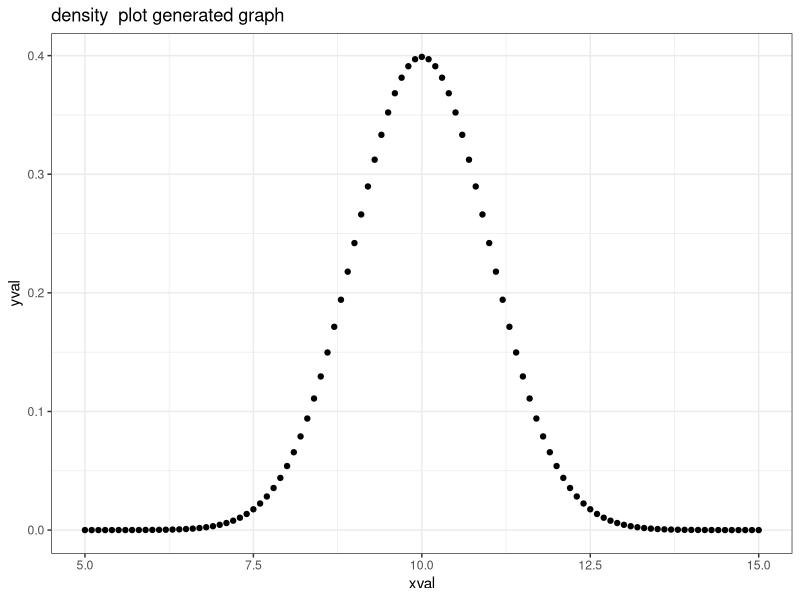
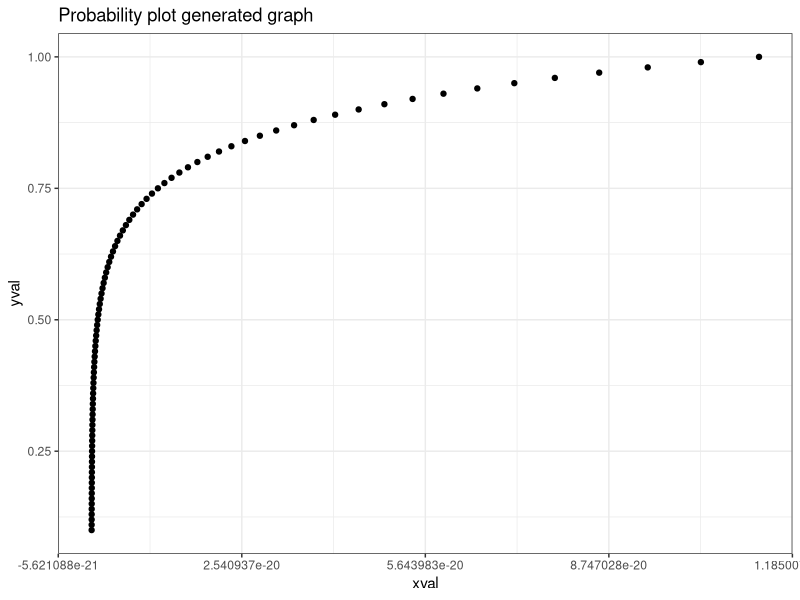
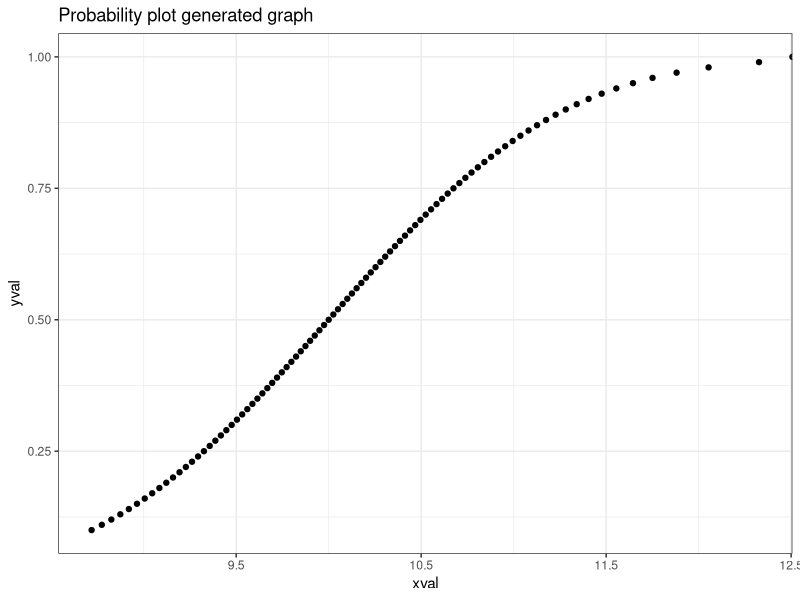
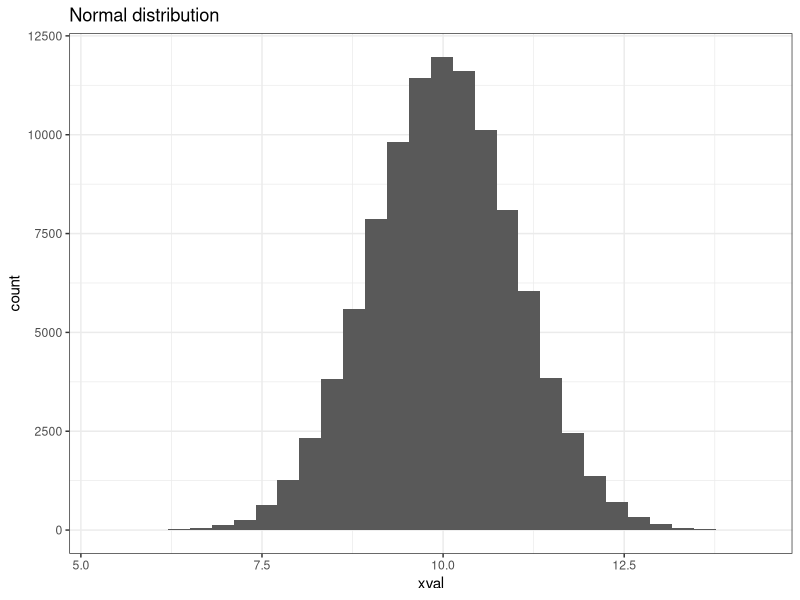
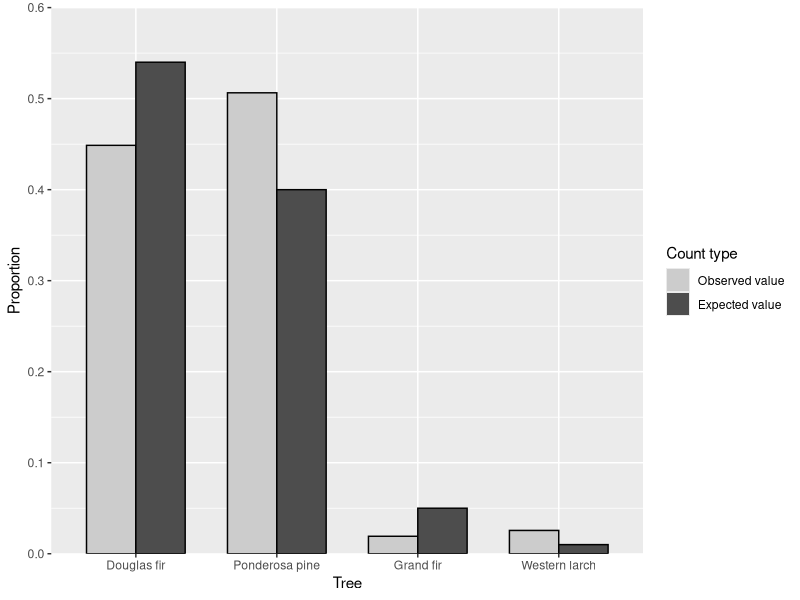
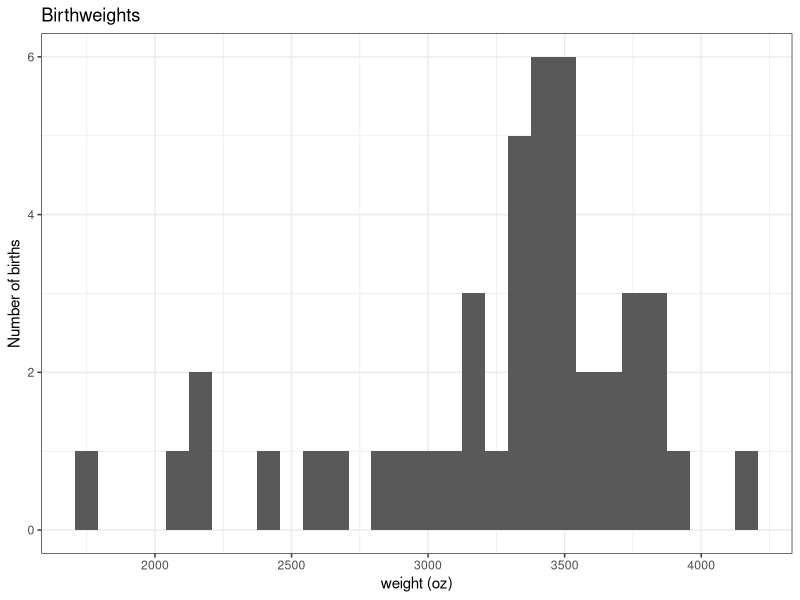
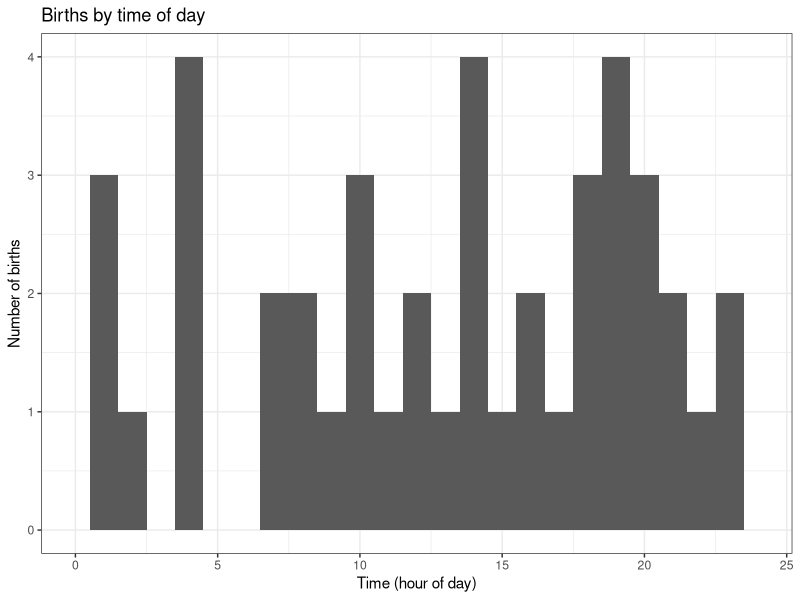
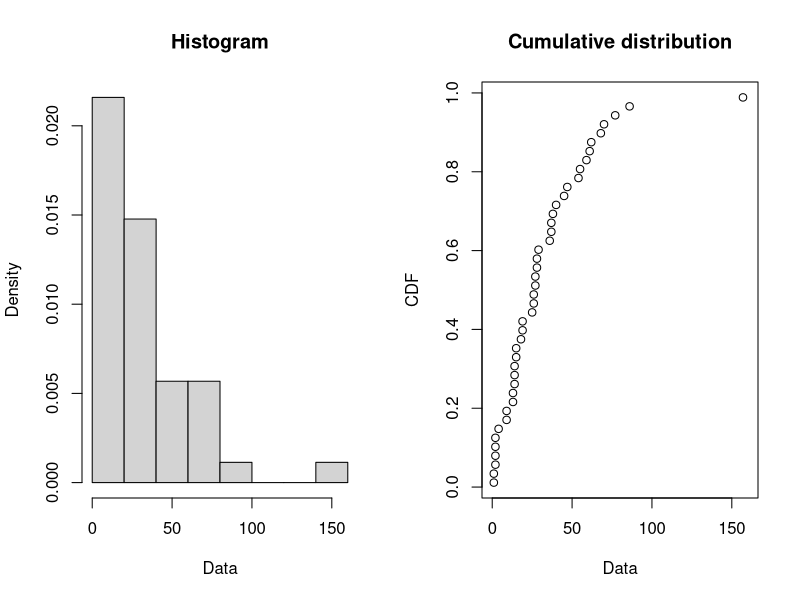

Write R code to recreate these figures, in order.
## ---- chunk 1
library(dplyr)
library(magrittr)
library(tidyr)
library(ggplot2)
library(foreach)
library(fitdistrplus)
## ---- chunk 2
xval <- seq(5, 15, by = 0.1)
yval <- dnorm(xval, 10, 1)
## ---- chunk 3
normexample <- data.frame(xval, yval)
ggplot(normexample) + geom_point(aes(xval, yval)) + theme_bw() + ggtitle("density  plot generated graph")
## ---- chunk 4
yval <- seq(0.1, 1, by = 0.01)
xval <- pnorm(yval, 10, 1)
## ---- chunk 5
normalexample <- data.frame(xval, yval)
ggplot(normalexample) + geom_point(aes(xval, yval)) + theme_bw() + ggtitle("Probability plot generated graph")
## ---- chunk 6
xval <- qnorm(yval, 10, 1)
## ---- chunk 7
normalexample <- data.frame(xval, yval)
ggplot(normalexample) + geom_point(aes(xval, yval)) + theme_bw() + ggtitle("Probability plot generated graph")
## ---- chunk 8
xval <- rnorm(100000, 10, 1)
## ---- chunk 9
normaldensity <- data.frame(xval)
ggplot(normaldensity) + geom_histogram(aes(xval)) + theme_bw() + ggtitle("Normal distribution")
## ---- chunk 10
Input =("
Tree              Value      Count   Total Proportion  Expected
'Douglas fir'     Observed   70      156   0.4487      0.54
'Douglas fir'     Expected   54      100   0.54        0.54
'Ponderosa pine'  Observed   79      156   0.5064      0.40
'Ponderosa pine'  Expected   40      100   0.40        0.40
'Grand fir'       Observed    3      156   0.0192      0.05
'Grand fir'       Expected    5      100   0.05        0.05
'Western larch'   Observed    4      156   0.0256      0.01
'Western larch'   Expected    1      100   0.01        0.01
")
  
Forage = read.table(textConnection(Input),header=TRUE)
## ---- chunk 11
Forage = 
mutate(Forage,
       Tree = factor(Tree, levels=unique(Tree)),
       Value = factor(Value, levels=unique(Value))
       )
## ---- chunk 12
ggplot(Forage, 
   aes(x = Tree, y = Proportion, fill = Value))  +
       geom_bar(stat="identity", position = "dodge", width = 0.7) +
       geom_bar(stat="identity", position = "dodge", 
                colour = "black", width = 0.7, 
                show.legend = FALSE)  +
                scale_y_continuous(breaks = seq(0, 0.60, 0.1), 
                limits = c(0, 0.60), 
                expand = c(0, 0))  +
       scale_fill_manual(name = "Count type" , 
                 values = c('grey80', 'grey30'), 
                 labels = c("Observed value", 
                            "Expected value"))
## ---- chunk 13
observed = c(423, 133)   
expected = c(0.75, 0.25)
  
chisq.test(x = observed,
           p = expected)
## ---- chunk 14
chisq.test(x = Forage[Forage$Value=="Observed",]$Proportion,
           p = Forage[Forage$Value=="Expected",]$Proportion)
## ---- chunk 15
brisbanebirths <- data.frame( 
  birthTime24hr = c('0005', '0104', '0118', '0155', '0257', '0405', '0407', '0422', '0431', '0708', '0735', '0812', '0814', '0909',
                '1035', '1049', '1053', '1133', '1209','1256', '1305', '1406', '1407', '1433', '1446', '1514',
                '1631', '1657', '1742', '1807', '1825', '1854', '1909', '1947', '1949', '1951', '2010', '2037',
                '2051', '2104', '2123', '2217', '2327', '2355'),
      gender = c(1, 1, 2, 2, 2, 1, 1, 2, 2, 2, 2, 2, 1, 1, 2, 1,
         1, 2, 2, 2, 2, 1, 1, 1, 1, 2, 2, 2, 1, 2, 1, 2,
         2, 2, 2, 2, 1, 2, 2, 2, 2, 1, 1, 1),
      weight = c(3837, 3334, 3554, 3838, 3625, 2208, 1745, 2846, 3166, 3520, 
        3380, 3294, 2576, 3208, 3521, 3746, 3523, 2902, 2635, 3920, 
        3690, 3430, 3480, 3116, 3428, 3783, 3345, 3034, 2184, 3300, 
        2383, 3428, 4162, 3630, 3406, 3402, 3500, 3736, 3370, 2121, 
        3150, 3866, 3542, 3278),
      minuteofday = c(5, 64, 78, 115, 177, 245, 247, 262, 271, 428,
        455, 492, 494, 549, 635, 649, 653, 693, 729, 776,
        785, 846, 847, 873, 886, 914, 991, 1017, 1062, 1087,
        1105, 1134, 1149, 1187, 1189, 1191, 1210, 1237, 1251, 1264, 
        1283, 1337, 1407, 1435))
## ---- chunk 16
ggplot(brisbanebirths) + geom_histogram(aes(weight)) + ggtitle("Birthweights") + 
  xlab("weight (oz)") + ylab("Number of births") + theme_bw()
## ---- chunk 17
ggplot(brisbanebirths) + geom_histogram(aes(floor(minuteofday/60)), binwidth = 1, center=0) + ggtitle("Births by time of day") + 
  xlab("Time (hour of day)") + xlim(0,24) +
  ylab("Number of births") +  theme_bw()
## ---- chunk 18
brisbanebirths$interarrival <- (foreach(i=1:nrow(brisbanebirths), .combine=c) 
  %do% 
    (max(1, brisbanebirths$minuteofday[i] - 
            brisbanebirths$minuteofday[max(1,i-1)]
         )
    )
)
print(summary(brisbanebirths$interarrival[2:44]))
print(tail(brisbanebirths$interarrival))
## ---- chunk 19
#library(fitdistrplus)
plotdist(brisbanebirths$interarrival)
## ---- chunk 20
descdist(brisbanebirths$interarrival)
## ---- chunk 21
birth_dist <- fitdist(brisbanebirths$interarrival, "exp")
summary(birth_dist)
birth_dist$estimate
## ---- chunk 22
par(mfrow = c(2,2))
denscomp(birth_dist)
qqcomp(birth_dist)
cdfcomp(birth_dist)
ppcomp(birth_dist)
par(mfrow = c(1,1))
## ---- chunk 23
test<- gofstat(birth_dist)
## ---- chunk 24
test$ks
## ---- chunk 25
test$kstest
## ---- chunk 26
turnaround <- c(239, 273, 308, 230, 312, 324, 534, 283, 86, 102,
                60, 103, 1211, 228, 341, 119, 104, 186, 151, 519,
                50, 53, 61, 98, 157, 109, 118, 82, 130, 163,
                70, 70, 125, 144, 159, 59, 68, 161, 45, 44,
                164, 68, 156, 169, 72, 89, 159, 176, 252, 260,
                89, 126, 136, 158, 103, 53, 54, 175, 179, 149,
                152, 67, 229, 79, 89, 75, 84, 111, 180, 121,
                241, 53, 46, 46, 51, 80, 91, 93, 828, 70,
                186, 82, 270, 29, 115, 197, 40, 89, 54, 50,
                107, 28, 181, 83, 373, 150, 153, 205, 64, 204,
                74, 37, 87, 117, 151, 391, 120, 76, 93, 144,
                152, 155, 229, 63, 241, 78, 102, 172, 217, 226,
                323, 85, 169, 215, 26, 56, 52, 188, 128, 265,
                160, 196, 63, 170, 211, 96, 268, 54, 55, 114,
                205, 428, 95, 141, 216, 109, 36, 87, 297, 44,
                109, 84, 110, 8, 79, 135, 39, 61, 241, 293,
                335, 36, 46, 116, 120, 138, 143, 28, 164, 82,
                36, 13, 702, 94, 53, 112, 170, 189, 50, 62,
                72, 258, 79, 32, 66, 84, 124, 136, 561, 144,
                231, 168, 35, 128, 128, 130, 179, 225, 186)

turnaround_df <- data.frame(turnaround)
summary(turnaround)
## ---- chunk 27
ggplot(turnaround_df) + geom_histogram(aes(turnaround)) + theme_bw()
## ---- chunk 28
descdist(turnaround_df$turnaround)
## ---- chunk 29
turnaround_lnorm <- fitdist(turnaround_df$turnaround, "lnorm")
gofstat(turnaround_lnorm)
## ---- chunk 30
par(mfrow = c(2, 2))
denscomp(turnaround_lnorm)
qqcomp(turnaround_lnorm)
cdfcomp(turnaround_lnorm)
ppcomp(turnaround_lnorm)
par(mfrow = c(1,1))
## ---- chunk 31
turnaround_gamma <- fitdist(turnaround_df$turnaround, "gamma")
gofstat(turnaround_gamma)
## ---- chunk 32
par(mfrow = c(2, 2))
denscomp(turnaround_gamma)
qqcomp(turnaround_gamma)
cdfcomp(turnaround_gamma)
ppcomp(turnaround_gamma)
par(mfrow = c(1,1))
## ---- chunk 33
simplesim <- function(points){
  xval <- runif(n=points, 0, 1)
  yval <- runif(n=points, 0, 1)
  inside <- ifelse(xval^2 + yval^2 <= 1, 
                   1, 
                   0)
  result <- sum(inside)/points
}
print(simplesim(100))
## ---- chunk 34
points = 100
pointsreps = rep(100, points)
simplesimresults <- sapply(pointsreps, simplesim)
summary(simplesimresults)
## ---- chunk 35
hist(simplesimresults, main="Distribution of simplesim results", xlab="simplesim output")
## ---- chunk 36
quantile(simplesimresults, probs = c(0.025, 0.05, 0.5, 0.95, 0.975))
## ---- chunk 37
maxi = 1000
i = (1:maxi)
x <- runif(maxi)
y <- runif(maxi)
incircle <- ifelse(x^2 + y^2 <= 1, 1.0, 0.0)
ratio <- unlist(foreach(i=1:maxi) %do% 
                  mean(incircle[1:i]))
## ---- chunk 38
head(ratio)
## ---- chunk 39
plot(1:maxi, ratio)
title("mean(incircle[1:i])")
## ---- chunk 40
meanratio <-mean(incircle)
sdratio <- sd(incircle)
print(meanratio, digits = 10)
print(sdratio, digits = 10)
## ---- chunk 41
ci = pnorm(q = 0.975) * sdratio/sqrt(maxi)
print(ci)
